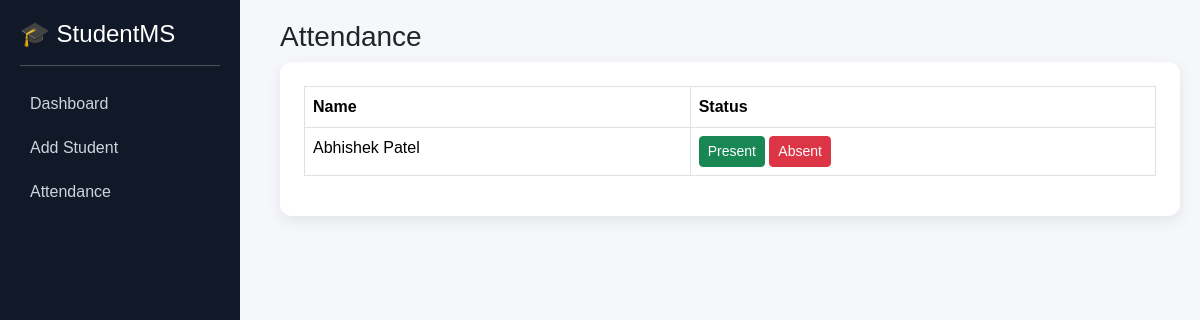
Page /attendance/ (signed in) on the earlier database version.
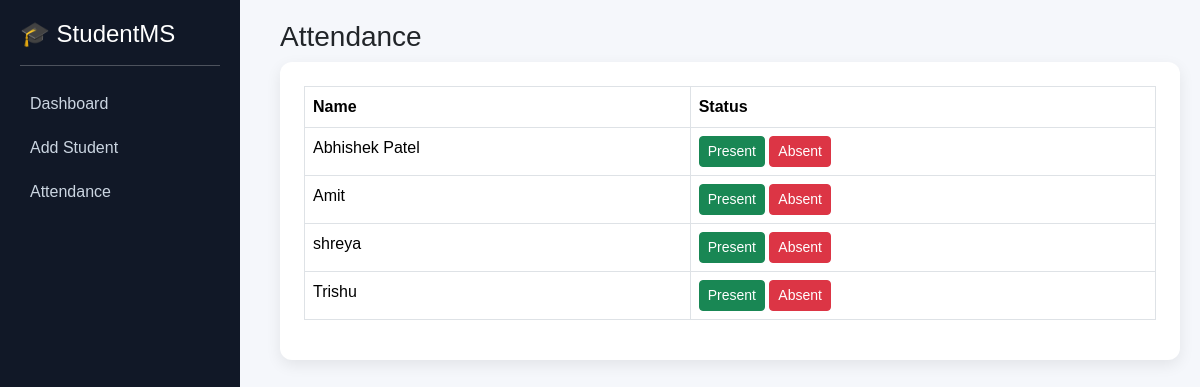
Same page on the later database version.
### students/models.py (models this page shows, shortened)
class Student(models.Model):
    name = models.CharField(max_length=100)
    email = models.EmailField()
    phone = models.IntegerField()
    course = models.CharField(max_length=100)
    age = models.IntegerField()
    photo = models.ImageField(
    upload_to='students/',
    blank=True,
    null=True
)

### students/views.py (the view)
# urls.py: path('attendance/', views.attendance_page),
@login_required
def attendance_page(request):
    students = Student.objects.all()
    return render(request, 'students/attendance.html', {
        'students': students
    })

### students/templates/students/attendance.html
{% extends 'students/base.html' %}
{% block content %}
<h3>Attendance</h3>
<div class="card card-box p-4">
<table class="table table-bordered">
<tr>
    <th>Name</th>
    <th>Status</th>
</tr>
{% for student in students %}
<tr>
    <td>{{ student.name }}</td>
    <td>
        <a href="/mark-attendance/{{ student.id }}/Present"
           class="btn btn-success btn-sm">
           Present
        </a>
        <a href="/mark-attendance/{{ student.id }}/Absent"
           class="btn btn-danger btn-sm">
           Absent
        </a>
    </td>
</tr>
{% endfor %}
</table>
</div>
{% endblock %}

### students/templates/students/base.html (shortened to what this page needs)
<!DOCTYPE html>
<html>
<head>
    <link href="https://cdn.jsdelivr.net/npm/bootstrap@5.3.3/dist/css/bootstrap.min.css" rel="stylesheet">
    <link href="https://cdn.jsdelivr.net/npm/bootstrap-icons/font/bootstrap-icons.css" rel="stylesheet">
</head>
<body>
<div class="sidebar">
    <h4>🎓 StudentMS</h4>
    <hr>
    <a href="/">Dashboard</a>
    <a href="/add/">Add Student</a>
    <a href="/attendance/">Attendance</a>
</div>
<div class="main">
    {% block content %}
    {% endblock %}
</div>
</body>
</html>

### students/templates/students/base.html (style rules this page uses)
body { background: #f5f7fb; font-family: Arial; }
.sidebar { width: 240px; height: 100vh; position: fixed; background: #111827; color: white; padding: 20px; }
.sidebar a { display: block; color: #cbd5e1; padding: 10px; text-decoration: none; border-radius: 8px; }
.main { margin-left: 260px; padding: 20px; }
.card-box { border: none; border-radius: 12px; box-shadow: 0 5px 15px rgba(0,0,0,0.08); }

Differences in the rows shown:
added Student: name "Amit"
added Student: name "shreya"
added Student: name "Trishu"
